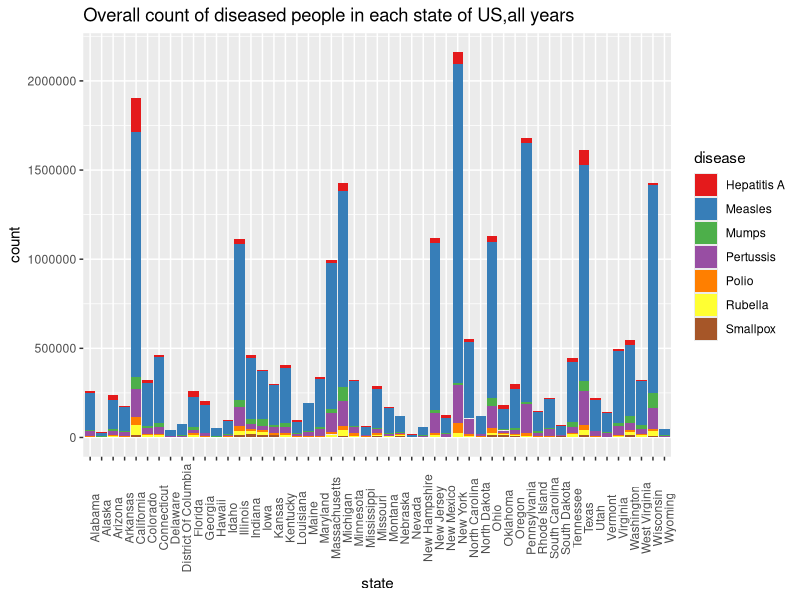
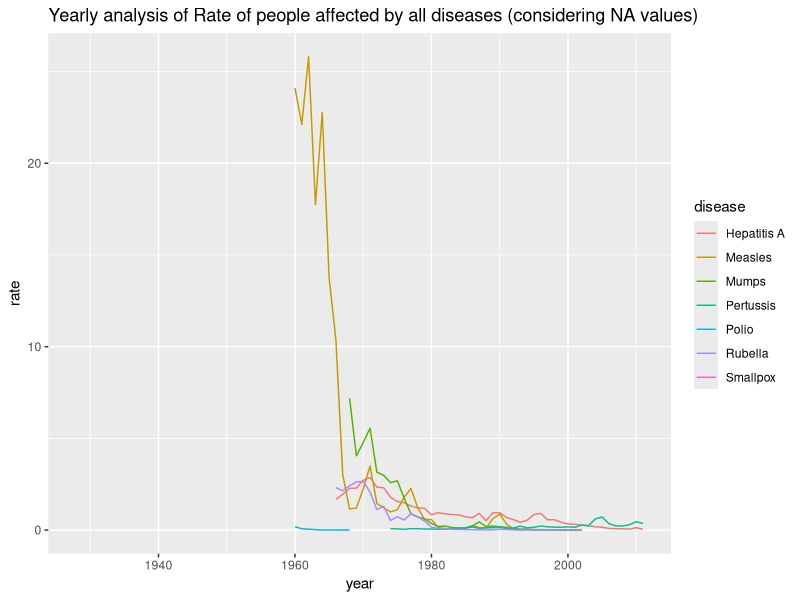
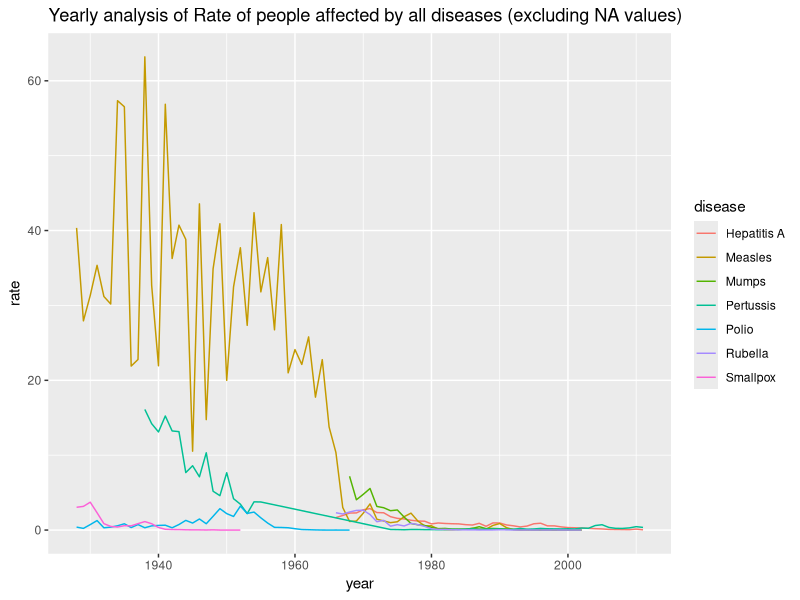
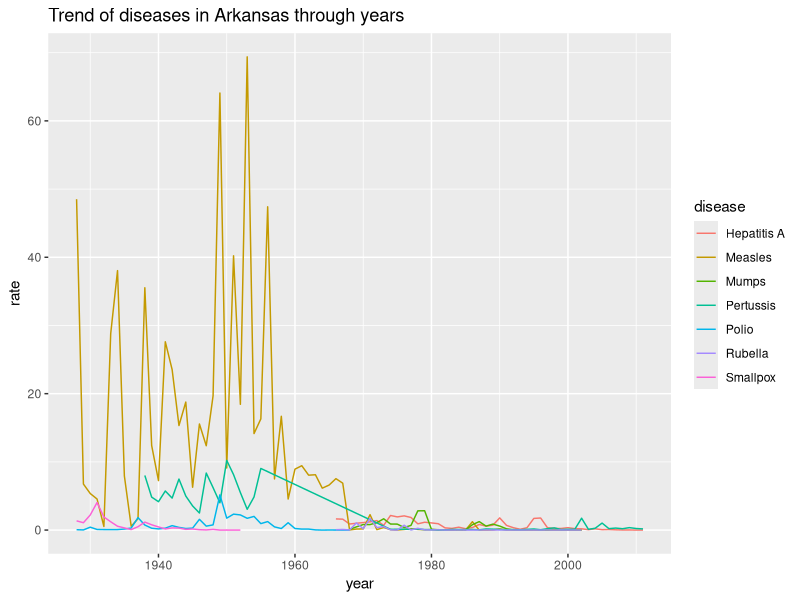
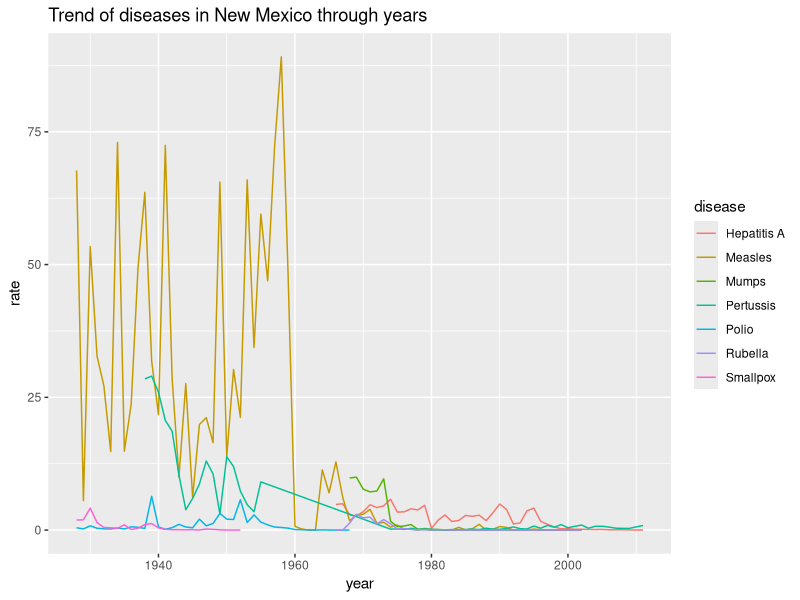
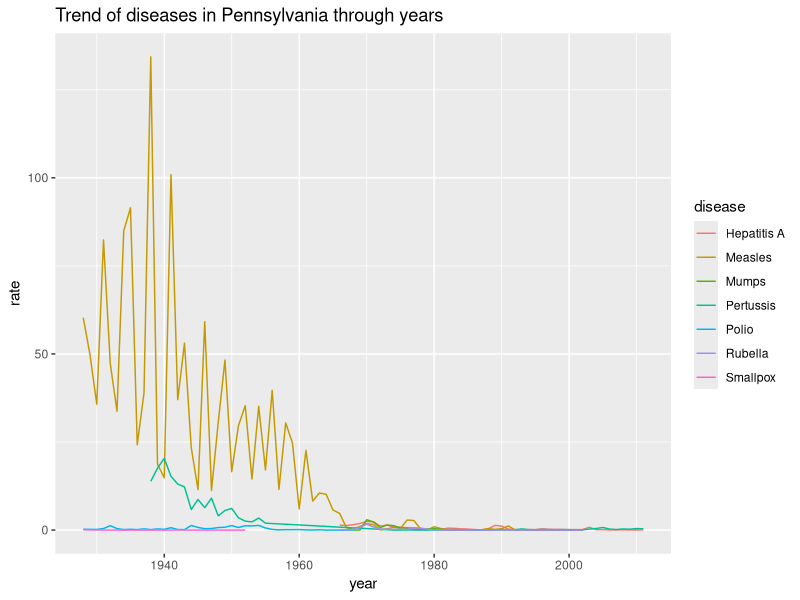
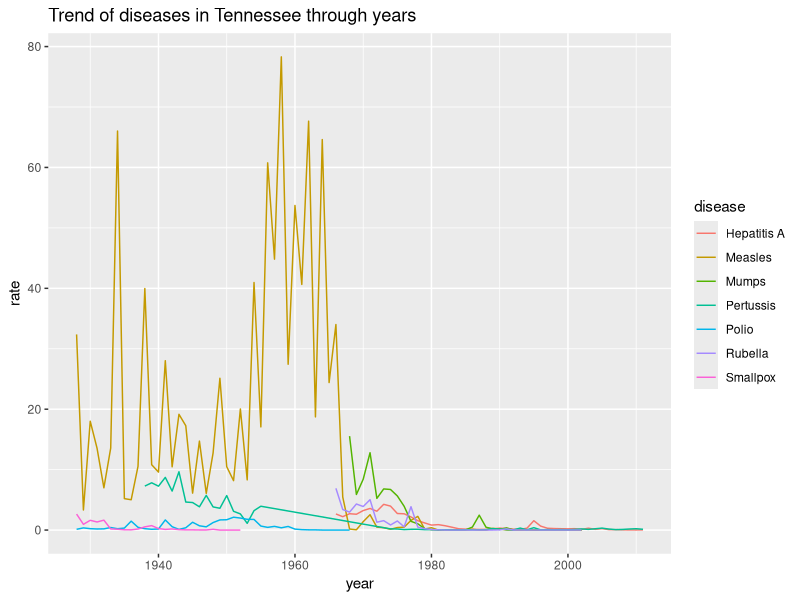
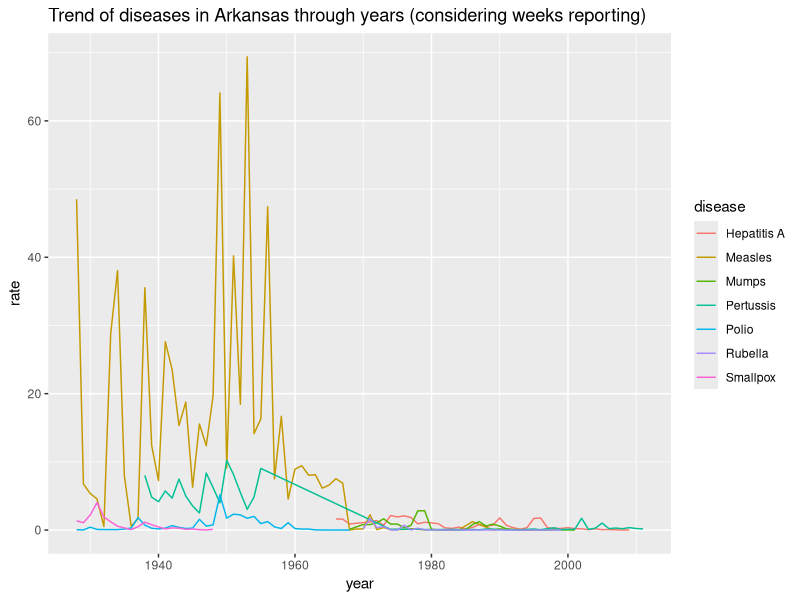

Reproduce these figures in R, in order.
## ---- chunk 1
knitr::opts_chunk$set(echo = TRUE)
#install.packages("dslabs")
library(dslabs)
library(dplyr)
library(ggplot2)
## ---- chunk 2

data(us_contagious_diseases)

?us_contagious_diseases

View(us_contagious_diseases)

str(us_contagious_diseases)
## ---- chunk 3
gg<-ggplot(us_contagious_diseases, aes(state, count))
gg + geom_bar(position = "stack", stat = "identity",aes(fill = disease))+
  scale_fill_brewer(palette = "Set1")+ 
  ggtitle("Overall count of diseased people in each state of US,all years")+ 
  theme(axis.text.x = element_text(angle = 90))
## ---- chunk 4
  us_contagious_diseases %>%
  group_by(year, disease) %>%
  summarize(rate = sum(count)/sum(population)*10000) %>%
  ggplot(aes(year, rate, color = disease)) +
  geom_line()+ ggtitle("Yearly analysis of Rate of people affected by all diseases (considering NA values)")
## ---- chunk 5
us_contagious_diseases %>%
  filter(!is.na(population)) %>%
  group_by(year, disease) %>%
  summarize(rate = sum(count)/sum(population)*10000) %>%
  ggplot(aes(year, rate, color = disease)) +
  geom_line()+ ggtitle("Yearly analysis of Rate of people affected by all diseases (excluding NA values)")
## ---- chunk 6
  us_contagious_diseases %>% filter(state=="Arkansas", !is.na(population)) %>% 
  group_by(year, disease) %>%
  summarize(rate = sum(count)/sum(population)*10000) %>%
  ggplot(aes(year, rate, color = disease)) + 
  ggtitle("Trend of diseases in Arkansas through years")+
  geom_line()
## ---- chunk 7
  us_contagious_diseases %>% filter(state=="New Mexico", !is.na(population)) %>% 
  group_by(year, disease) %>%
  summarize(rate = sum(count)/sum(population)*10000) %>%
  ggplot(aes(year, rate, color = disease)) + 
  ggtitle("Trend of diseases in New Mexico through years")+
  geom_line()
## ---- chunk 8
  us_contagious_diseases %>% filter(state=="Pennsylvania", !is.na(population)) %>% 
  group_by(year, disease) %>%
  summarize(rate = sum(count)/sum(population)*10000) %>%
  ggplot(aes(year, rate, color = disease)) + 
  ggtitle("Trend of diseases in Pennsylvania through years")+
  geom_line()
## ---- chunk 9
   us_contagious_diseases %>% filter(state=="Tennessee", !is.na(population)) %>% 
  group_by(year, disease) %>%
  summarize(rate = sum(count)/sum(population)*10000) %>%
  ggplot(aes(year, rate, color = disease)) + 
  ggtitle("Trend of diseases in Tennessee through years")+
  geom_line()
## ---- chunk 10
  us_contagious_diseases %>% filter(state=="Arkansas" & weeks_reporting >= 10, !is.na(population)) %>% 
  group_by(year, disease) %>%
  summarize(rate = sum(count)/sum(population)*10000) %>%
  ggplot(aes(year, rate, color = disease)) + 
  ggtitle("Trend of diseases in Arkansas through years (considering weeks reporting)") +
  geom_line()

## ---- chunk 11
  us_contagious_diseases %>% filter(state=="New Mexico" & weeks_reporting >= 10, !is.na(population)) %>% 
  group_by(year, disease) %>%
  summarize(rate = sum(count)/sum(population)*10000) %>%
  ggplot(aes(year, rate, color = disease)) +
  ggtitle("Trend of diseases in New Mexico through years (considering weeks reporting)") +
  geom_line()
## ---- chunk 12
  us_contagious_diseases %>% filter(state=="Pennsylvania" & weeks_reporting >= 10, !is.na(population)) %>% 
  group_by(year, disease) %>%
  summarize(rate = sum(count)/sum(population)*10000) %>%
  ggplot(aes(year, rate, color = disease)) + 
  ggtitle("Trend of diseases in Pennsylvania through years (considering weeks reporting)") +
  geom_line()
## ---- chunk 13
  us_contagious_diseases %>% filter(state=="Tennessee" & weeks_reporting >= 10, !is.na(population)) %>% 
  group_by(year, disease) %>%
  summarize(rate = sum(count)/sum(population)*10000) %>%
  ggplot(aes(year, rate, color = disease)) + 
  ggtitle("Trend of diseases in Tennessee through years (considering weeks reporting)") +
  geom_line()
